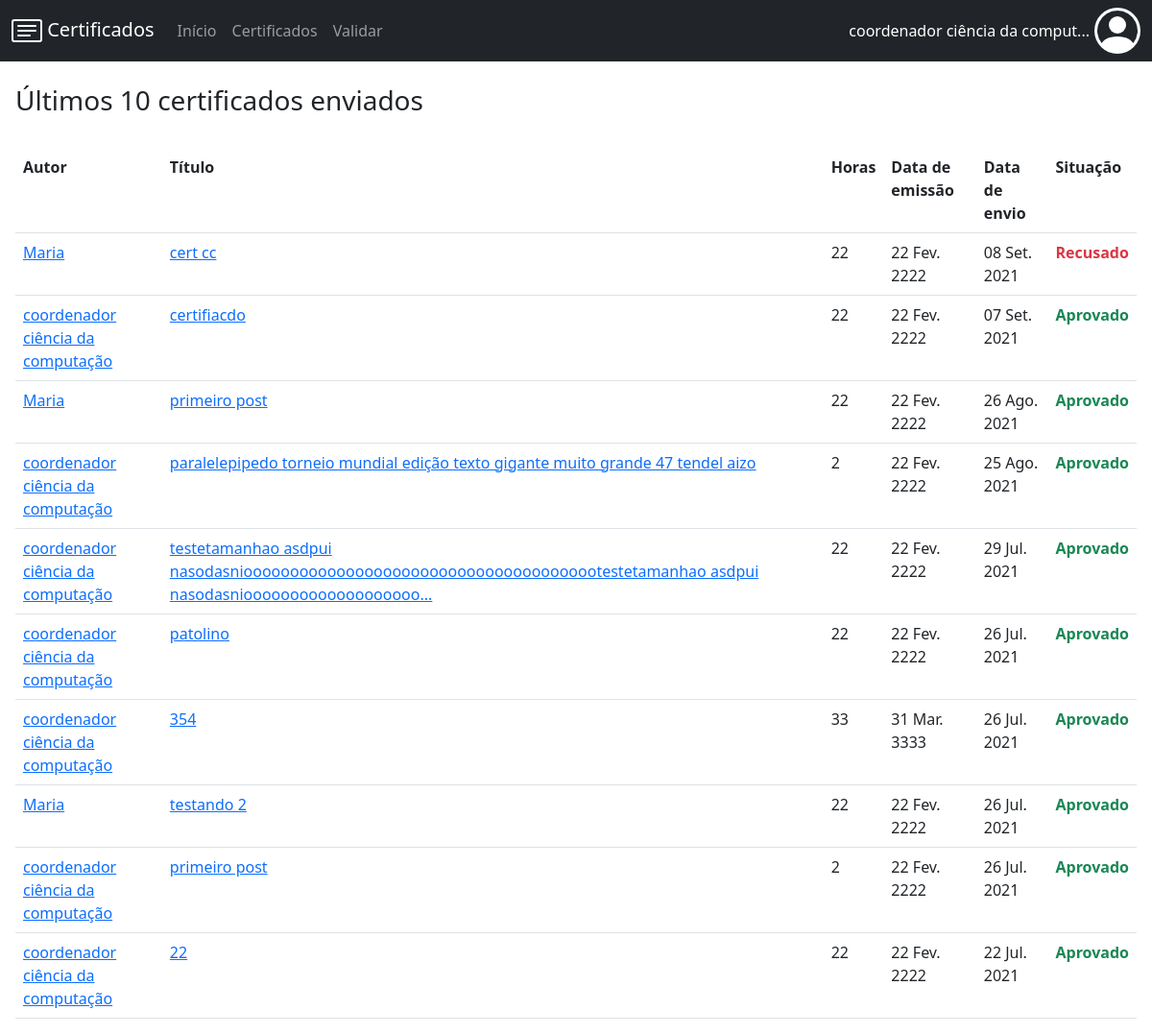
The app's page /certificados/ (signed in), older data.
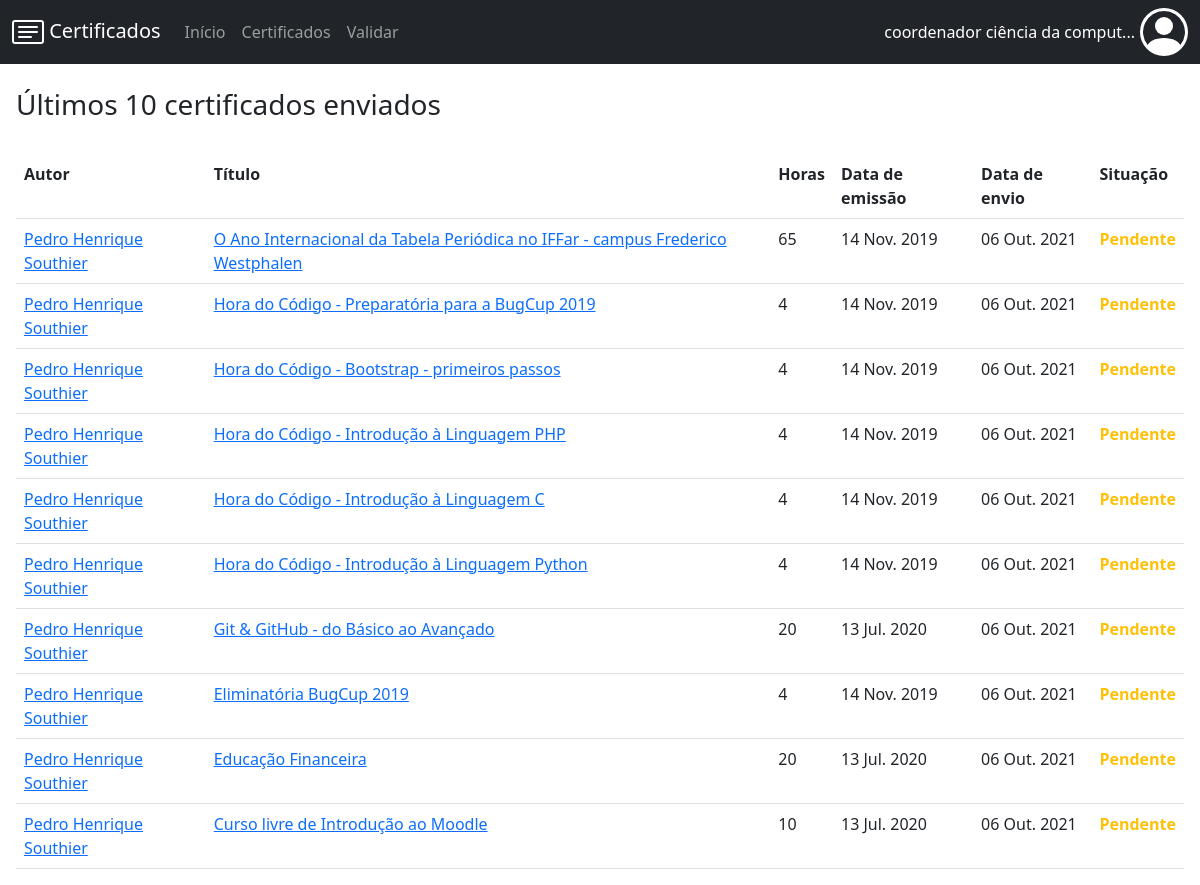
The same page, newer data.
### certificados/models.py (models this page shows, shortened)
class Certificado(models.Model):
    horas = models.IntegerField()
    titulo = models.CharField(max_length=150)
    data_emissao = models.DateTimeField()
    data_envio = models.DateTimeField(default=timezone.now)
    situacao = models.SmallIntegerField(default = 2)
    imagem = models.FileField(
        upload_to = 'certificados/',
        validators=[validate_file_extension]
    )
    usuario = models.ForeignKey('auth.User', on_delete=models.CASCADE)
    categoria = models.ForeignKey('Categoria', on_delete=models.CASCADE)
    curso = models.ForeignKey('Curso', on_delete=models.CASCADE)
    def __str__(self):
        return self.titulo + " (" + str(self.id) + ")"
    def tamanho_titulo(self):
        t = len(self.titulo)
        if t <= 120:
            return self.titulo[0:120]
        else:
            return self.titulo[0:117] + "..."
    def tamanho_autor(self):
        a = len(self.usuario.first_name + " " + self.usuario.last_name)
        if a <= 100:
            return (self.usuario.first_name + " " + self.usuario.last_name)[0:100]
        else:
            return (self.usuario.first_name + " " + self.usuario.last_name)[0:97] + "..."

### certificados/views.py (the view)
# urls.py: path('', views.index, name='index'),
def index(request):
    if request.user.is_authenticated:
        if request.user.is_superuser:
            lista_certificados = Certificado.objects.order_by("-data_envio").filter(curso=request.user.perfil.curso)[0:10]
        else:
            lista_certificados = Certificado.objects.filter(usuario=request.user).order_by("-data_envio")[0:10]
        u = UserModel.objects.get(id=request.user.id)
        lista_categorias = Categoria.objects.filter(curso=u.perfil.curso)
        horas_pendente = 0
        horas_recusado = 0
        for c in lista_certificados:
            if c.situacao == 1:
                pass
            elif c.situacao == 2:
                horas_pendente = horas_pendente + c.horas
            elif c.situacao == 3:
                horas_recusado = horas_recusado + c.horas
        situacao = ["Aprovado", "Pendente", "Recusado", "Erro"]
        contexto = {'lista_certificados': lista_certificados, 'situacao':situacao, 'lista_categorias': lista_categorias, 'u':u, 'horas_pendente': horas_pendente, 'horas_recusado': horas_recusado}
        return render(request, 'certificados/index.html', contexto)
    else:
        return HttpResponseRedirect("/certificados/login/")

### certificados/templates/certificados/index.html (shortened to what this page needs)
{% extends 'certificados/base.html' %}
{% block conteudo%}
    {% if lista_certificados %}
    <h3>Últimos 10 certificados enviados</h3>
        <table class="table" style="margin-top: 32px;">
            <tr>
                <th> Autor </th>
                <th> Título </th>
                <th class="form-horas"> Horas </th>
                <th class="form-data-emissao"> Data de emissão </th>
                <th> Data de envio </th>
                <th class="form-situacao"> Situação </th>
            </tr>
        {% for p in lista_certificados %}
            <tr id="tabela_{{p}}" style="display: normal;" class="elementos_tabela">
                {% if user.is_superuser %}
                    <td class="break-word"><a href="/certificados/usuario/{{p.usuario.id}}">{{p.tamanho_autor}}</a></td>
                {% else %}
                    <td class="break-word">{{p.tamanho_autor}}</td>
                {% endif %}
                <td class="break-word" id="titulo_tabela_{{p}}"><a href="/certificados/{{ p.id }}">{{p.tamanho_titulo}}</a></td>
                <td class="form-horas"> {{p.horas}} </td>
                <td class="form-data-emissao"> {{p.data_emissao|date:'d M. Y'}} </td>
                <td> {{p.data_envio|date:'d M. Y'}} </td>
                {% if p.situacao == 1 %}
                    <td class="form-situacao"><span id="situacao_{{p}}" class="fw-bold situacao_aprovado"> {{situacao.0}} </span></td>
                {% elif p.situacao == 2 %}
                    <td class="form-situacao"><span id="situacao_{{p}}" class="fw-bold situacao_pendente"> {{situacao.1}} </span></td>
                {% elif p.situacao == 3 %}
                    <td class="form-situacao"><span id="situacao_{{p}}" class="fw-bold situacao_recusado"> {{situacao.2}} </span></td>
                {% else %}
                    <td class="form-situacao"><span id="situacao_{{p}}" class="fw-bold situacao_erro"> {{situacao.3}} </span></td>
                {% endif %}
            </tr>
        {% endfor %}
        </table>
    {% else %}
        <p>Nenhum certificado cadastrado.</p>
    {% endif %}
{% endblock %}

Row changes from the older to the newer data that the page shows:
removed Certificado: tamanho_autor "Maria", tamanho_titulo "cert cc", horas "22", data_emissao "22 Fev. 2222", data_envio "08 Set. 2021", situacao "Recusado"
removed Certificado: tamanho_autor "coordenador ciência da computação", tamanho_titulo "certifiacdo", horas "22", data_emissao "22 Fev. 2222", data_envio "07 Set. 2021", situacao "Aprovado"
removed Certificado: tamanho_autor "Maria", tamanho_titulo "primeiro post", horas "22", data_emissao "22 Fev. 2222", data_envio "26 Ago. 2021", situacao "Aprovado"
removed Certificado: tamanho_autor "coordenador ciência da computação", tamanho_titulo "paralelepipedo torneio mundial edição texto gigante muito grande 47 tendel aizo", horas "2", data_emissao "22 Fev. 2222", data_envio "25 Ago. 2021", situacao "Aprovado"
removed Certificado: tamanho_autor "coordenador ciência da computação", tamanho_titulo "testetamanhao asdpui nasodasniooooooooooooooooooooooooooooooooooooootestetamanhao asdpui nasodasniooooooooooooooooooo...", horas "22", data_emissao "22 Fev. 2222", data_envio "29 Jul. 2021", situacao "Aprovado"
removed Certificado: tamanho_autor "coordenador ciência da computação", tamanho_titulo "patolino", horas "22", data_emissao "22 Fev. 2222", data_envio "26 Jul. 2021", situacao "Aprovado"
removed Certificado: tamanho_autor "coordenador ciência da computação", tamanho_titulo "354", horas "33", data_emissao "31 Mar. 3333", data_envio "26 Jul. 2021", situacao "Aprovado"
removed Certificado: tamanho_autor "Maria", tamanho_titulo "testando 2", horas "22", data_emissao "22 Fev. 2222", data_envio "26 Jul. 2021", situacao "Aprovado"
removed Certificado: tamanho_autor "coordenador ciência da computação", tamanho_titulo "primeiro post", horas "2", data_emissao "22 Fev. 2222", data_envio "26 Jul. 2021", situacao "Aprovado"
removed Certificado: tamanho_autor "coordenador ciência da computação", tamanho_titulo "22", horas "22", data_emissao "22 Fev. 2222", data_envio "22 Jul. 2021", situacao "Aprovado"
added Certificado: tamanho_autor "Pedro Henrique Southier", tamanho_titulo "O Ano Internacional da Tabela Periódica no IFFar - campus Frederico Westphalen", horas "65", data_emissao "14 Nov. 2019", data_envio "06 Out. 2021", situacao "Pendente"
added Certificado: tamanho_autor "Pedro Henrique Southier", tamanho_titulo "Hora do Código - Preparatória para a BugCup 2019", horas "4", data_emissao "14 Nov. 2019", data_envio "06 Out. 2021", situacao "Pendente"
added Certificado: tamanho_autor "Pedro Henrique Southier", tamanho_titulo "Hora do Código - Bootstrap - primeiros passos", horas "4", data_emissao "14 Nov. 2019", data_envio "06 Out. 2021", situacao "Pendente"
added Certificado: tamanho_autor "Pedro Henrique Southier", tamanho_titulo "Hora do Código - Introdução à Linguagem PHP", horas "4", data_emissao "14 Nov. 2019", data_envio "06 Out. 2021", situacao "Pendente"
added Certificado: tamanho_autor "Pedro Henrique Southier", tamanho_titulo "Hora do Código - Introdução à Linguagem C", horas "4", data_emissao "14 Nov. 2019", data_envio "06 Out. 2021", situacao "Pendente"
added Certificado: tamanho_autor "Pedro Henrique Southier", tamanho_titulo "Hora do Código - Introdução à Linguagem Python", horas "4", data_emissao "14 Nov. 2019", data_envio "06 Out. 2021", situacao "Pendente"
added Certificado: tamanho_autor "Pedro Henrique Southier", tamanho_titulo "Git & GitHub - do Básico ao Avançado", horas "20", data_emissao "13 Jul. 2020", data_envio "06 Out. 2021", situacao "Pendente"
added Certificado: tamanho_autor "Pedro Henrique Southier", tamanho_titulo "Eliminatória BugCup 2019", horas "4", data_emissao "14 Nov. 2019", data_envio "06 Out. 2021", situacao "Pendente"
added Certificado: tamanho_autor "Pedro Henrique Southier", tamanho_titulo "Educação Financeira", horas "20", data_emissao "13 Jul. 2020", data_envio "06 Out. 2021", situacao "Pendente"
added Certificado: tamanho_autor "Pedro Henrique Southier", tamanho_titulo "Curso livre de Introdução ao Moodle", horas "10", data_emissao "13 Jul. 2020", data_envio "06 Out. 2021", situacao "Pendente"
